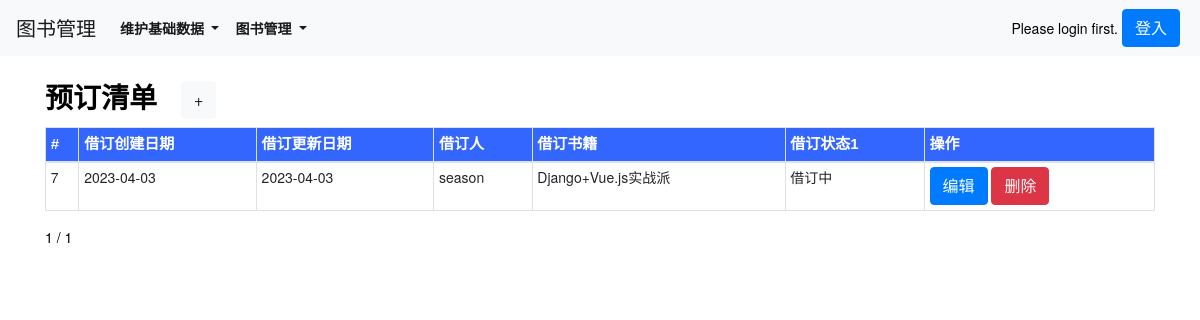
Page /theBorrowlist_show/ on the earlier database version.
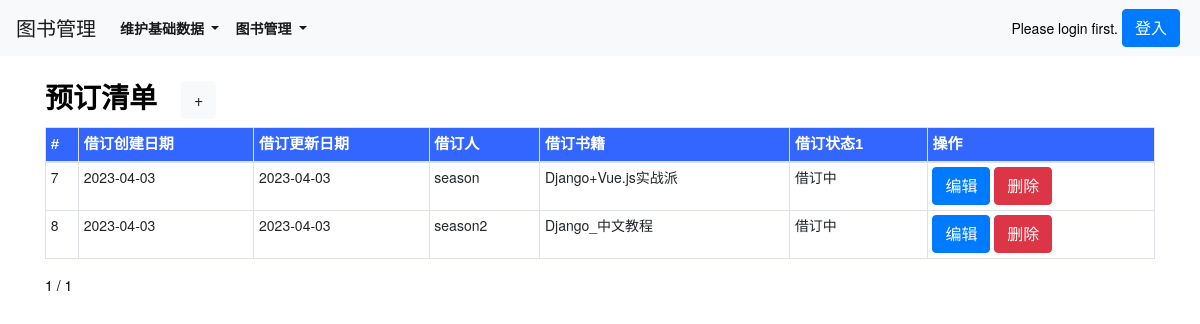
Same page on the later database version.
### book/models.py (models this page shows, shortened)
class theBorrow(models.Model):
    boid = models.AutoField(primary_key=True)
    theBorrow_add_datetime = models.DateTimeField(max_length=500,verbose_name=('创建日期'),auto_now_add=True)
    theBorrow_update_datetime = models.DateTimeField(max_length=500,verbose_name=('修改日期'),auto_now=True)
    theBorrow_theUser = models.ForeignKey(User,on_delete=models.CASCADE) #related_name='borrow_theUser',
    theBorrow_theBook = models.ForeignKey(theBook,on_delete=models.CASCADE)  #,related_name='borrow_theBook'
    theBorrow_duration = models.IntegerField(verbose_name=('借订天数'),blank=True, null=True,)
    theBorrow_status1 = models.CharField(max_length=500, choices=THEBORROWSTATUS_TYPE, verbose_name=('借订状态1'))
    theBorrow_status2 = models.CharField(max_length=500,verbose_name=('借订状态2'),blank=True, null=True,)
    theBorrow_status3 = models.CharField(max_length=500,verbose_name=('借订状态3'),blank=True, null=True,)
    class Meta:
        verbose_name = ('借订')
        verbose_name_plural = ('借订')
        unique_together = [['theBorrow_theUser','theBorrow_theBook']] # 联合唯一

class User(AbstractUser):
    dept = models.CharField(max_length=500,verbose_name=('部门'),blank=True, null=True,)
    age = models.IntegerField(verbose_name=('年龄'),blank=True, null=True,)
    mobilenumber = models.CharField(max_length=500,verbose_name=('电话号码'),blank=True, null=True,)
    role = models.CharField(max_length=500,verbose_name=('角色'),blank=True, null=True,)
    theUser_status1 = models.CharField(max_length=500,verbose_name=('用户状态1'),choices=THEUSERSTATUS_TYPE,default='active')
    field1 = models.CharField(max_length=500,verbose_name=('属性1'),blank=True, null=True,)
    field2 = models.CharField(max_length=500,verbose_name=('属性2'),blank=True, null=True,)
    field3 = models.CharField(max_length=500,verbose_name=('属性3'),blank=True, null=True,)
    field4 = models.CharField(max_length=500,verbose_name=('属性4'),blank=True, null=True,)
    class Meta(AbstractUser.Meta):
        swappable = 'AUTH_USER_MODEL'

class theBook(models.Model):
    bid = models.AutoField(primary_key=True)
    theBook_name = models.CharField(max_length=500,verbose_name=('图书名称'),)
    theBook_location = models.ForeignKey(location,blank=True, null=True, on_delete=models.CASCADE,related_name='Book_location')
    theBook_type = models.CharField(max_length=500, verbose_name=('电子书/纸质书'),choices=THEBOOK_TYPE,)
    theBook_category = models.ForeignKey(category,blank=True, null=True, on_delete=models.CASCADE,related_name='Book_category')
    theBook_logo = models.ImageField(max_length=500, verbose_name=('图书照片1'),upload_to='images/')
    theBook_attachment = models.FileField(max_length=10000,verbose_name=('图书附件(备用)'),blank=True, null=True,upload_to='file')
    theBook_status1 = models.CharField(max_length=500,verbose_name=('图书状态1'),choices=THESTATUS_TYPE,)
    theBook_status2 = models.CharField(max_length=500,verbose_name=('图书状态2(备用)'),blank=True, null=True,)
    theBook_status3 = models.CharField(max_length=500,verbose_name=('图书状态3(备用)'),blank=True, null=True,)
    theBook_id = models.CharField(max_length=500,verbose_name=('图书编号(备用)'),blank=True, null=True,)
    theBook_information1 = models.TextField(max_length=10000,verbose_name=('图书信息1'),blank=True, null=True,)
    theBook_information2 = models.TextField(max_length=10000,verbose_name=('图书信息2(备用)'),blank=True, null=True,)
    theBook_information3 = models.TextField(max_length=10000,verbose_name=('图书信息3(备用)'),blank=True, null=True,)
    theBook_information4 = models.TextField(max_length=10000,verbose_name=('图书信息4(备用)'),blank=True, null=True,)
    theBook_information5 = models.TextField(max_length=10000,verbose_name=('图书信息5(备用)'),blank=True, null=True,)
    class Meta:
        verbose_name = ('图书')
        verbose_name_plural = ('图书')
        ordering = ['theBook_category'] # 返回值排序
    def __str__(self):
        return str(self.theBook_name)

### book/views.py (the view)
# urls.py: path('theBorrowlist_show/', views.theBorrowlist_show, name='theBorrowlist_show'),
def theBorrowlist_show(request,page=1):
    theBorrowlist = theBorrow.objects.all()
    paginator = Paginator(theBorrowlist, 5)
    try:
        page_obj = paginator.page(page)
    except PageNotAnInteger:
        page_obj = paginator.page(1)
    except EmptyPage:
        page_obj = paginator.page(paginator.num_pages)
    return render(request,'theBorrowlist_show.html',locals())

### templates/theBorrowlist_show.html (shortened to what this page needs)
{% extends 'base.html' %}
{% load static %}
{% block body_block %}
<div class="container">
    <div class="row py-4 align-items-center">
        <div class="col-lg-12 col-md-12 mt-0 table-responsive"  style="background-color: #fff;">
            <h3 class="font-weight-bold">预订清单<a class="ml-4 btn btn-light" href="/theBorrowlist_new/">+</a></h3>
            <table class="table table-striped table-sm table-bordered ">
                <thead>
                    <tr style="color:White;background-color:#3366FF;font-family:微軟正黑體,Tahoma,Arial,微軟雅黑體;font-size:15px;">
                        <th scope="col">#</th>
                        <th scope="col">借订创建日期</th>
                        <th scope="col">借订更新日期</th>
                        <th scope="col">借订人</th>
                        <th scope="col">借订书籍</th>
                        <th scope="col">借订状态1</th>
                        <th scope="col">操作</th>
                    </tr>
                </thead>
                {% for theBorrow in page_obj.object_list %}
                    <td>{{ theBorrow.boid }}</td>
                    <td>{{ theBorrow.theBorrow_add_datetime|date:"Y-m-d" }}</td>
                    <td>{{ theBorrow.theBorrow_update_datetime|date:"Y-m-d" }}</td>
                    <td>{{ theBorrow.theBorrow_theUser }}</td>
                    <td>{{ theBorrow.theBorrow_theBook }}</td>
                    <td>{{ theBorrow.theBorrow_status1 }}</td>
                    <td>
                        <a class="btn btn-primary btn-xs" href="/theBorrowlist_edit/{{ theBorrow.boid }}/">编辑</a>
                        <a class="btn btn-danger btn-xs" href="/theBorrowlist_delete/{{ theBorrow.boid }}/">删除</a>
                    </td>
                {% endfor %}
            </table>
            <div class="pagination">
                <span class="step-links">
                    <span class="current">
                            {{ page_obj.number }} / {{ page_obj.paginator.num_pages }}
                    </span>
                </span>
            </div>
        </div>
    </div>
</div>
<br>
<br>
<br>
<br>
<br>
{% endblock %}

### templates/base.html (shortened to what this page needs)
{% load static %}
<!DOCTYPE html>
<html>
    <head>
        <link href="{% static 'css/bootstrap.css' %}" rel="stylesheet">
    </head>
<body>
    {% block nav_block %}
    <nav class="navbar navbar-expand-lg navbar-light bg-light">
        <a class="navbar-brand" href="#">图书管理</a>
        <div class="collapse navbar-collapse" id="navbarSupportedContent">
          <div class="navbar-nav">
            <li class="nav-item dropdown">
                <a class="nav-link active font-weight-bold dropdown-toggle" href="/list/" id="navbarDropdown" role="button" data-toggle="dropdown">
                    维护基础数据
                </a>
            </li>
            <li class="nav-item dropdown">
                <a class="nav-link active font-weight-bold dropdown-toggle" href="/list/" id="navbarDropdown" role="button" data-toggle="dropdown">
                    图书管理
                </a>
            </li>
          </div>
        </div>
        {% if user.is_authenticated %}
            <div class="nav-item dropdown">
                <a class="nav-link active font-weight-bold text-info dropdown-toggle" href="#" id="navbarDropdown" role="button" data-toggle="dropdown">
                    用户管理
                </a>
                <div class="dropdown-menu" aria-labelledby="navbarDropdown">
                    <a class="dropdown-item" href="/theUserlist_new/">注册</a>
                    <div class="dropdown-divider"></div>
                    <a class="dropdown-item" href="/theUserlist_edit/{{ request.user.id }}/">修改信息</a>
                    <div class="dropdown-divider"></div>
                    <a class="dropdown-item" href="/user_logout/">登出</a>
                </div>
            </div>
            Welcome {{ user.username }}
        {% else %}
            Please login first.
            <a class="float-right btn btn-primary mx-1 " href="/user_login/">登入</a>
        {% endif %}
    </nav>
    {% endblock %}
    {% block body_block %}
    {% endblock %}
</body>
</html>

### templates/base.html (style rules this page uses)
html, body { position: relative; height: 100%; }
body { background: #fff; font-family: Helvetica Neue, Helvetica, Arial, sans-serif; font-size: 14px; color:#000; margin: 10; padding: 10; }

Differences in the rows shown:
added theBorrow: boid "8", theBorrow_add_datetime "2023-04-03", theBorrow_update_datetime "2023-04-03", theBorrow_theUser "season2", theBorrow_theBook "Django_中文教程", theBorrow_status1 "借订中"
